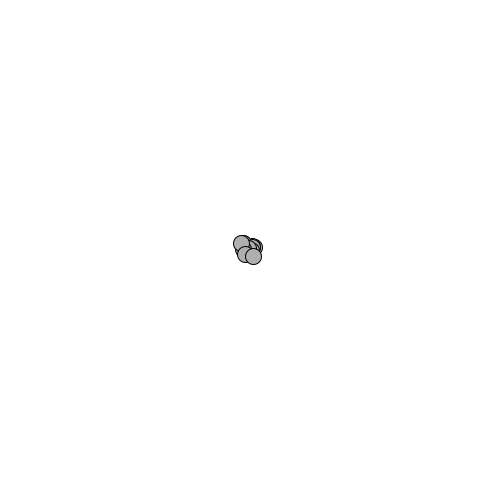
Frame 1 (no input)
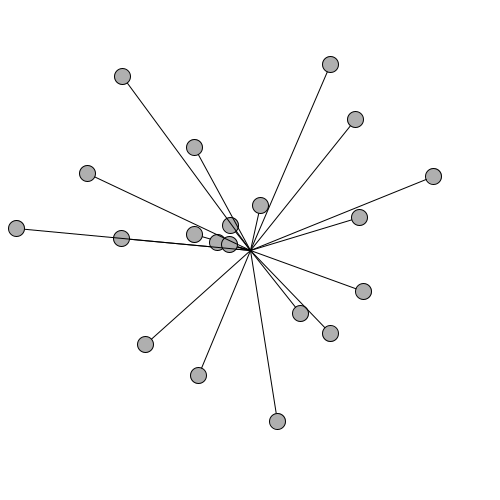
Frame 60 (the mouse pressed at the canvas centre just before this capture)
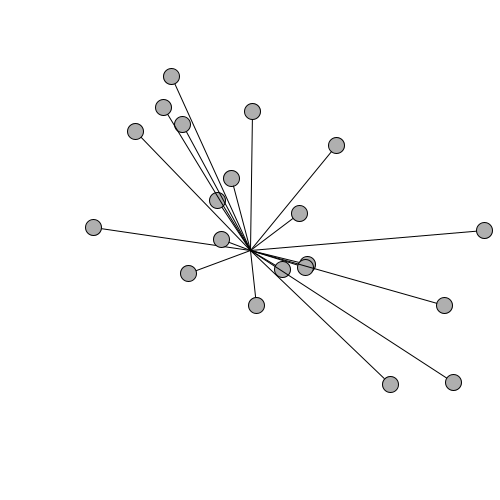
Frame 120 (the mouse held since frame 60 and released just before this capture)

The Processing sketch that drew these frames (run headless with seeded random() and noise(); from frame 60 on, the mouse is pressed at the canvas centre):

// Processing sketch: sketch_6_OscillatorsObject
// ── sketch_6_OscillatorsObject.pde
Oscillator[] oMatrix = new Oscillator[20];

void setup(){
  size(500,500);
  for (int i = 0; i < oMatrix.length ; i++){
    oMatrix[i] = new Oscillator();
  }
}

void draw(){
  background(255);
  for (int i = 0; i < oMatrix.length ; i++){
    oMatrix[i].oscillate();
    oMatrix[i].display();
  }
}

// ── Oscillator.pde
class Oscillator {
  
  PVector angle;
  PVector velocity;
  PVector amplitude;
  
  Oscillator (){
    angle = new PVector();
    velocity = new PVector(random(-0.05, 0.05), random(-0.05, 0.05));
    amplitude = new PVector(random(20,width/2), random(20,height/2));
  }
  
  void oscillate(){
    angle.add(velocity);
  }
  
  void display(){
    
    float x = sin(angle.x)*amplitude.x;
    float y = sin(angle.y)*amplitude.y;
    
    pushMatrix();
      translate(width/2,height/2);
      stroke(0);
      fill(175);
      line(0,0,x,y);
      ellipse(x,y,16,16);
    popMatrix();
  }
}
